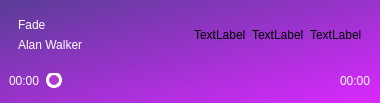
<?xml version="1.0" encoding="UTF-8"?>
<ui version="4.0">
 <class>PlayerControl</class>
 <widget class="QWidget" name="PlayerControl">
  <property name="geometry">
   <rect>
    <x>0</x>
    <y>0</y>
    <width>380</width>
    <height>103</height>
   </rect>
  </property>
  <property name="sizePolicy">
   <sizepolicy hsizetype="Preferred" vsizetype="Preferred">
    <horstretch>0</horstretch>
    <verstretch>0</verstretch>
   </sizepolicy>
  </property>
  <property name="minimumSize">
   <size>
    <width>380</width>
    <height>100</height>
   </size>
  </property>
  <property name="maximumSize">
   <size>
    <width>16777215</width>
    <height>103</height>
   </size>
  </property>
  <property name="windowTitle">
   <string>Form</string>
  </property>
  <property name="styleSheet">
   <string notr="true">*{
	color: #fff;
	background: transparent;
}</string>
  </property>
  <layout class="QVBoxLayout" name="verticalLayout">
   <property name="leftMargin">
    <number>0</number>
   </property>
   <property name="topMargin">
    <number>0</number>
   </property>
   <property name="rightMargin">
    <number>0</number>
   </property>
   <property name="bottomMargin">
    <number>0</number>
   </property>
   <item>
    <widget class="QWidget" name="root" native="true">
     <property name="styleSheet">
      <string notr="true">#root{
background: qlineargradient(spread:pad, x1:0, y1:0, x2:1, y2:1, stop:0 rgba(89, 61, 151, 255), stop:1 rgba(218, 41, 255, 255))
}</string>
     </property>
     <layout class="QVBoxLayout" name="verticalLayout_3">
      <property name="leftMargin">
       <number>9</number>
      </property>
      <property name="topMargin">
       <number>9</number>
      </property>
      <property name="rightMargin">
       <number>9</number>
      </property>
      <property name="bottomMargin">
       <number>9</number>
      </property>
      <item>
       <widget class="QWidget" name="widget" native="true">
        <property name="styleSheet">
         <string notr="true"/>
        </property>
        <layout class="QHBoxLayout" name="horizontalLayout">
         <property name="leftMargin">
          <number>0</number>
         </property>
         <property name="topMargin">
          <number>0</number>
         </property>
         <property name="rightMargin">
          <number>0</number>
         </property>
         <property name="bottomMargin">
          <number>0</number>
         </property>
         <item>
          <widget class="QWidget" name="widget_2" native="true">
           <property name="styleSheet">
            <string notr="true">color: #fff;
font: 75 10pt &quot;MS Sans Serif&quot;;</string>
           </property>
           <layout class="QVBoxLayout" name="verticalLayout_2">
            <item>
             <widget class="QLabel" name="name">
              <property name="styleSheet">
               <string notr="true">font: 75 10pt &quot;MS Shell Dlg 2&quot;;</string>
              </property>
              <property name="text">
               <string>Fade</string>
              </property>
             </widget>
            </item>
            <item>
             <widget class="QLabel" name="author">
              <property name="styleSheet">
               <string notr="true">font: 87 10pt &quot;Segoe UI Black&quot;;</string>
              </property>
              <property name="text">
               <string>Alan Walker</string>
              </property>
             </widget>
            </item>
           </layout>
          </widget>
         </item>
         <item>
          <spacer name="horizontalSpacer">
           <property name="orientation">
            <enum>Qt::Horizontal</enum>
           </property>
           <property name="sizeHint" stdset="0">
            <size>
             <width>40</width>
             <height>20</height>
            </size>
           </property>
          </spacer>
         </item>
         <item>
          <widget class="QWidget" name="widget_3" native="true">
           <property name="styleSheet">
            <string notr="true">QLabel{
	color: #000;
}

QLabel:hover{
	color: #fff;
}</string>
           </property>
           <layout class="QHBoxLayout" name="horizontalLayout_3">
            <item>
             <widget class="IClickable" name="prev">
              <property name="cursor">
               <cursorShape>PointingHandCursor</cursorShape>
              </property>
              <property name="styleSheet">
               <string notr="true"/>
              </property>
              <property name="text">
               <string>TextLabel</string>
              </property>
             </widget>
            </item>
            <item>
             <widget class="IClickable" name="stop">
              <property name="cursor">
               <cursorShape>PointingHandCursor</cursorShape>
              </property>
              <property name="text">
               <string>TextLabel</string>
              </property>
             </widget>
            </item>
            <item>
             <widget class="IClickable" name="next">
              <property name="cursor">
               <cursorShape>PointingHandCursor</cursorShape>
              </property>
              <property name="text">
               <string>TextLabel</string>
              </property>
             </widget>
            </item>
           </layout>
          </widget>
         </item>
        </layout>
       </widget>
      </item>
      <item>
       <widget class="QWidget" name="widget_4" native="true">
        <layout class="QHBoxLayout" name="horizontalLayout_2">
         <property name="leftMargin">
          <number>0</number>
         </property>
         <property name="topMargin">
          <number>0</number>
         </property>
         <property name="rightMargin">
          <number>0</number>
         </property>
         <property name="bottomMargin">
          <number>0</number>
         </property>
         <item>
          <widget class="QLabel" name="currentTime">
           <property name="text">
            <string>00:00</string>
           </property>
          </widget>
         </item>
         <item>
          <widget class="QSlider" name="slider">
           <property name="styleSheet">
            <string notr="true">QSlider::groove:horizontal {
    border: none;
    height: 2px;
    margin: 0px;
	background: rgba(255, 255, 255, .5);
}

QSlider::handle:horizontal {
    background-color: rgb(179, 57, 212);
    border: 3px solid #fff;
	border-radius: 8px;
    height: 10px;
    width: 10px;
	margin: -7px 0;
    }</string>
           </property>
           <property name="maximum">
            <number>100</number>
           </property>
           <property name="orientation">
            <enum>Qt::Horizontal</enum>
           </property>
          </widget>
         </item>
         <item>
          <widget class="QLabel" name="totalTime">
           <property name="text">
            <string>00:00</string>
           </property>
          </widget>
         </item>
        </layout>
       </widget>
      </item>
     </layout>
    </widget>
   </item>
  </layout>
 </widget>
 <customwidgets>
  <customwidget>
   <class>IClickable</class>
   <extends>QLabel</extends>
   <header>Interfaces/iclickable.h</header>
  </customwidget>
 </customwidgets>
 <resources/>
 <connections/>
</ui>
